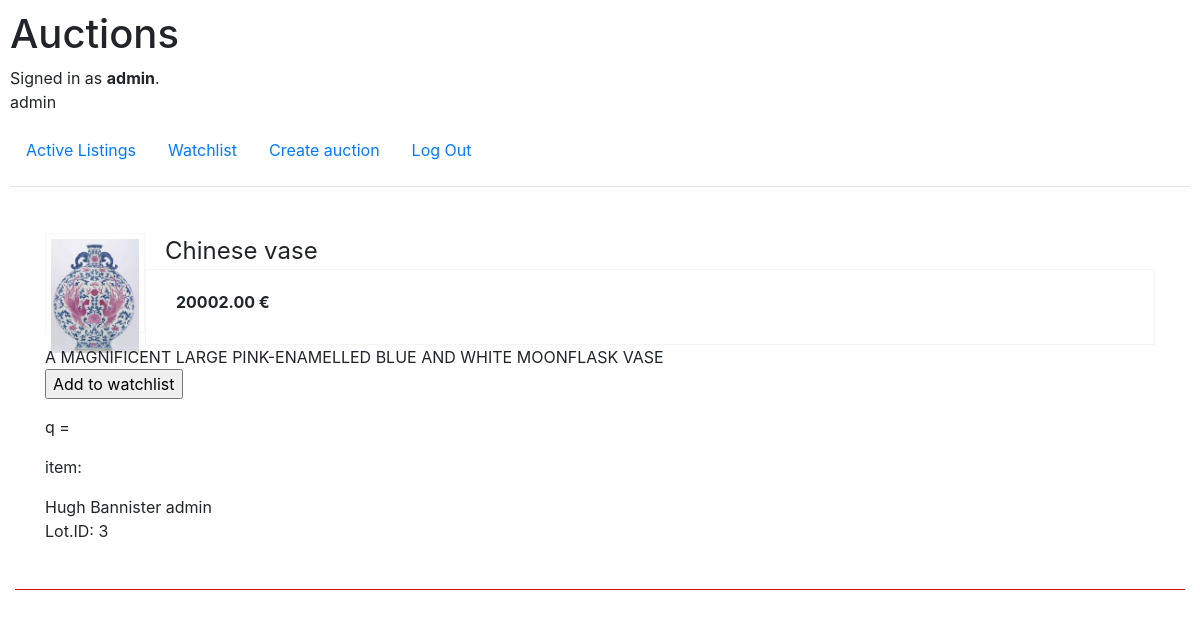
Page /lot/3 (signed in) on the committed database.
### auctions/models.py (models this page shows, shortened)
class User(AbstractUser):
    pass

class Lot(models.Model):
    title = models.CharField(max_length=180)
    photo = models.ImageField(upload_to='images', blank=True, null=True)
    categories = models.ManyToManyField(Category, blank=True, related_name='category_lot')
    owner_name = models.ForeignKey(User, on_delete=models.CASCADE)
    description = models.CharField(max_length=200, blank=True)
    starting_price = models.DecimalField(max_digits=10, decimal_places=2)

### auctions/views.py (the view)
# urls.py: path("lot/<int:lot_id>", views.lot, name="lot"),
def lot(request, lot_id):
    lot = Lot.objects.get(pk=lot_id)
    return render(request, "auctions/lot.html", {
        "lot": lot,
    })

### auctions/templatetags/auctions_extras.py (called while the page is built)
@register.filter(name= 'name_as_str')
def name_as_str(value):
   return value.__str__()

### auctions/templates/auctions/lot.html (shortened to what this page needs)
{% extends "auctions/layout.html" %}
{% load auctions_extras %}
{% block body %}
<div class="activ_list">
   {% if lot.photo %}
   <div class="img">
      <img src="{{ lot.photo.url }}" style="max-width: 100%; height: auto;"></img>
   </div>
   {% else %}
   <div class="img"></div>
   {% endif %}
   <div class="title">{{ lot.title }}</div>
   <div class="price"><strong>{{ lot.starting_price }} &#8364</strong></div>
   <div class="description">{{lot.description}}</div>
   {% if user.is_authenticated %}
   <div class="btn-watchlist">
      {% if list %}
      <form action="{% url 'watchlist' %}" method="post">
         {% csrf_token %}
         {{ form }}
         <p><input type="submit" value="Remove from watchlist"></p>
      </form>
      {% else %}
      <form action="{% url 'watchlist' %}" method="post">
         <p><input type="submit" value="Add to watchlist"></p>
      </form>
      <p>q = {{ q }}</p>
      {% endif %}
   </div>
   <p>item:{{ item }}</p>
   {% endif %}
   {{lot.owner_name }}
   {{user.username}}
   <p>Lot.ID: {{lot.id}}</p>
</div>
{% endblock %}

### auctions/templates/auctions/layout.html (shortened to what this page needs)
{% load static %}
<!DOCTYPE html>
<html lang="en">
<head>
    <link rel="stylesheet" href="https://stackpath.bootstrapcdn.com/bootstrap/4.4.1/css/bootstrap.min.css"
>
    <link href="{% static 'auctions/styles.css' %}" rel="stylesheet">
</head>
<body>
    <h1>Auctions</h1>
    <div>
        {% if user.is_authenticated %}
        Signed in as <strong>{{ user.username }}</strong>.
        <p>{{ user }}</p>
        {% else %}
        Незареєстрований відвідувач.
        {% endif %}
    </div>
    <ul class="nav">
        <li class="nav-item">
            <a class="nav-link" href="{% url 'index' %}">Active Listings</a>
        </li>
        {% if user.is_authenticated %}
        <li class="nav-item">
            <a class="nav-link" href="{% url 'watch_list' user.id %}">Watchlist</a>
        </li>
        <li class="nav-item">
            <a class="nav-link" href="{% url 'create_auction' user.id %}">Create auction</a>
        </li>
        <li class="nav-item">
            <a class="nav-link" href="{% url 'logout' %}">Log Out</a>
        </li>
        {% endif %}
    </ul>
    <hr>
    {% block body %}
    {% endblock %}
</body>
</html>

### auctions/static/auctions/styles.css (style rules this page uses)
body { padding: 10px; }
.activ_list { border-bottom: 1px solid rgb(212, 18, 18); padding: 30px; min-height: 150px; margin: 0 5px 0px 5px; }
.img { width: 100px; height: 100px; float: left; border: 1px solid rgb(248, 247, 247); padding: 5px; }
.price { padding: 20px 20px 20px 30px; padding-bottom: 30px; border: 1px solid rgb(247, 244, 244); margin-left: 100px; }
.title { margin-left: 120px; font-size: 150%; }

### rows in the picture
User: username "admin"
Lot: photo (picture), title "Chinese vase", starting_price "20002.00", description "A MAGNIFICENT LARGE PINK-ENAMELLED BLUE AND WHITE MOONFLASK VASE", owner_name "Hugh Bannister", id "3"
